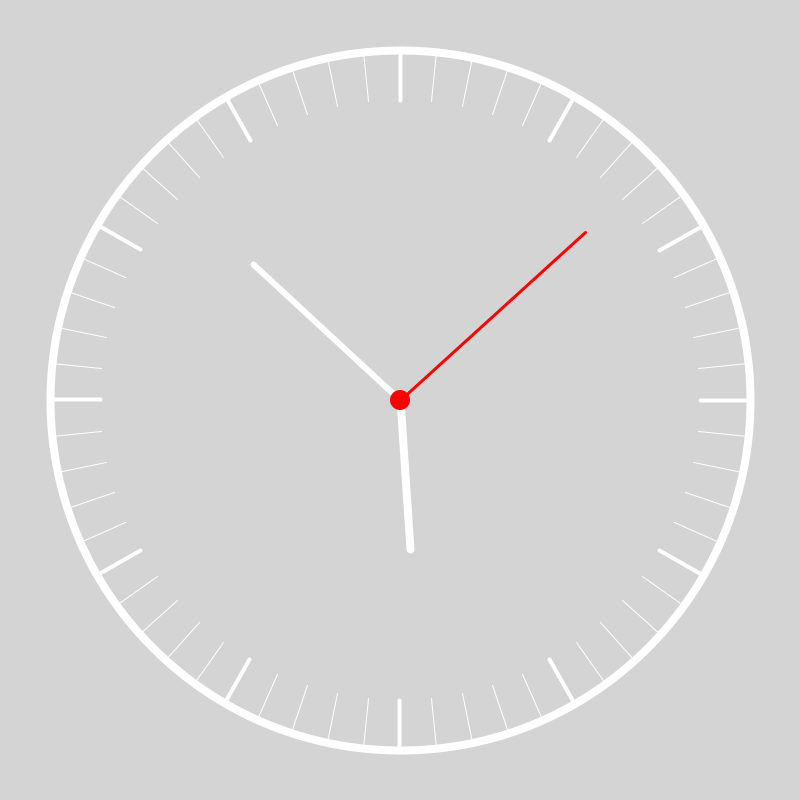
Frame 1 (no input)
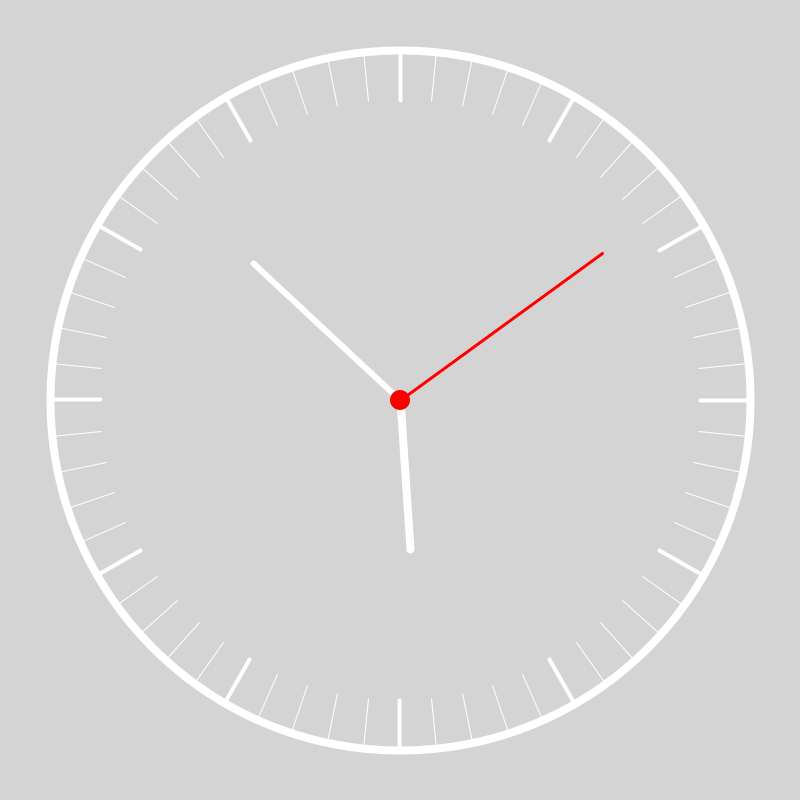
Frame 60 (the mouse pressed at the canvas centre just before this capture)
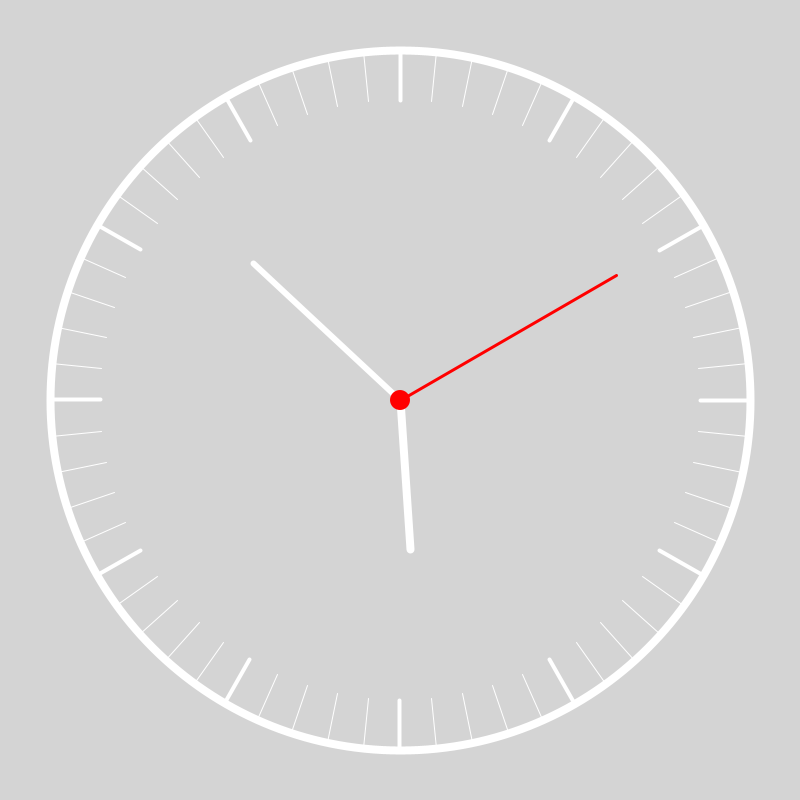
Frame 120 (the mouse held since frame 60 and released just before this capture)

The Processing sketch that drew these frames (run headless with seeded random() and noise(); from frame 60 on, the mouse is pressed at the canvas centre):

// Processing sketch: clock
// ── clock.pde
void setup() {
  size(800, 800);
}

void draw () { 
  background(212);
  translate(width / 2, height / 2);
  noFill();
  stroke(255);
  strokeWeight(8);
  ellipse(0,0,700,700);
  
  for (int i = 0; i<60; i++) {
    float angle = TWO_PI / 60 *i;
    float x1 = cos(angle) * 300;
    float y1 = sin(angle) * 300;
    float x2 = cos(angle) * 350;
    float y2 = sin(angle) * 350;
    
    if (i % 5 == 0) {
      strokeWeight(4);
    } else {
      strokeWeight(1);
    }
    
    line(x1,y1,x2,y2);
  }
  
  int h = hour()%12;
  int m = minute();
  int s = second();
  
  float hourAngle = map(h + m / 60.0, 0, 12, 0, TWO_PI) - HALF_PI;
  float minuteAngle = map(m + s / 60.0, 0, 60, 0, TWO_PI) - HALF_PI;
  float secondAngle = map(s,0,60,0, TWO_PI)- HALF_PI;
  
  strokeWeight(8);
  stroke(255);
  line(0,0,cos(hourAngle)* 150, sin(hourAngle)*150);
  
  strokeWeight(6);
  stroke(255);
  line(0, 0, cos(minuteAngle)* 200, sin(minuteAngle)*200);
  
  strokeWeight(3);
  stroke(255,0,0);
  line(0 ,0, cos(secondAngle)* 250, sin(secondAngle)*250);
  
  fill(255,0,0);
  noStroke();
  ellipse(0,0,20,20)
 ;
}
  
  
      
